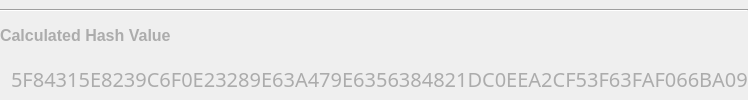
             <widget class="QFrame" name="calculated_hash_box">
              <property name="minimumSize">
               <size>
                <width>0</width>
                <height>50</height>
               </size>
              </property>
              <property name="frameShape">
               <enum>QFrame::NoFrame</enum>
              </property>
              <property name="frameShadow">
               <enum>QFrame::Raised</enum>
              </property>
              <layout class="QVBoxLayout" name="verticalLayout_12">
               <property name="spacing">
                <number>6</number>
               </property>
               <property name="leftMargin">
                <number>0</number>
               </property>
               <property name="topMargin">
                <number>9</number>
               </property>
               <property name="rightMargin">
                <number>0</number>
               </property>
               <property name="bottomMargin">
                <number>0</number>
               </property>
               <item>
                <layout class="QVBoxLayout" name="verticalLayout_11">
                 <property name="spacing">
                  <number>3</number>
                 </property>
                 <item>
                  <widget class="Line" name="line_4">
                   <property name="styleSheet">
                    <string notr="true">color: #acacac;</string>
                   </property>
                   <property name="orientation">
                    <enum>Qt::Horizontal</enum>
                   </property>
                  </widget>
                 </item>
                 <item>
                  <widget class="QLabel" name="label">
                   <property name="font">
                    <font>
                     <family>Arial</family>
                     <pointsize>12</pointsize>
                     <weight>75</weight>
                     <bold>true</bold>
                    </font>
                   </property>
                   <property name="styleSheet">
                    <string notr="true">color: #acacac;</string>
                   </property>
                   <property name="text">
                    <string>Calculated Hash Value</string>
                   </property>
                  </widget>
                 </item>
                 <item>
                  <widget class="QLabel" name="calculated_hash">
                   <property name="font">
                    <font>
                     <family>PT Mono</family>
                     <pointsize>15</pointsize>
                    </font>
                   </property>
                   <property name="styleSheet">
                    <string notr="true">QLabel {
	color: #acacac;
}</string>
                   </property>
                   <property name="text">
                    <string>5F84315E8239C6F0E23289E63A479E6356384821DC0EEA2CF53F63FAF066BA09</string>
                   </property>
                   <property name="margin">
                    <number>0</number>
                   </property>
                   <property name="indent">
                    <number>11</number>
                   </property>
                   <property name="textInteractionFlags">
                    <set>Qt::TextSelectableByMouse</set>
                   </property>
                  </widget>
                 </item>
                </layout>
               </item>
              </layout>
             </widget>
